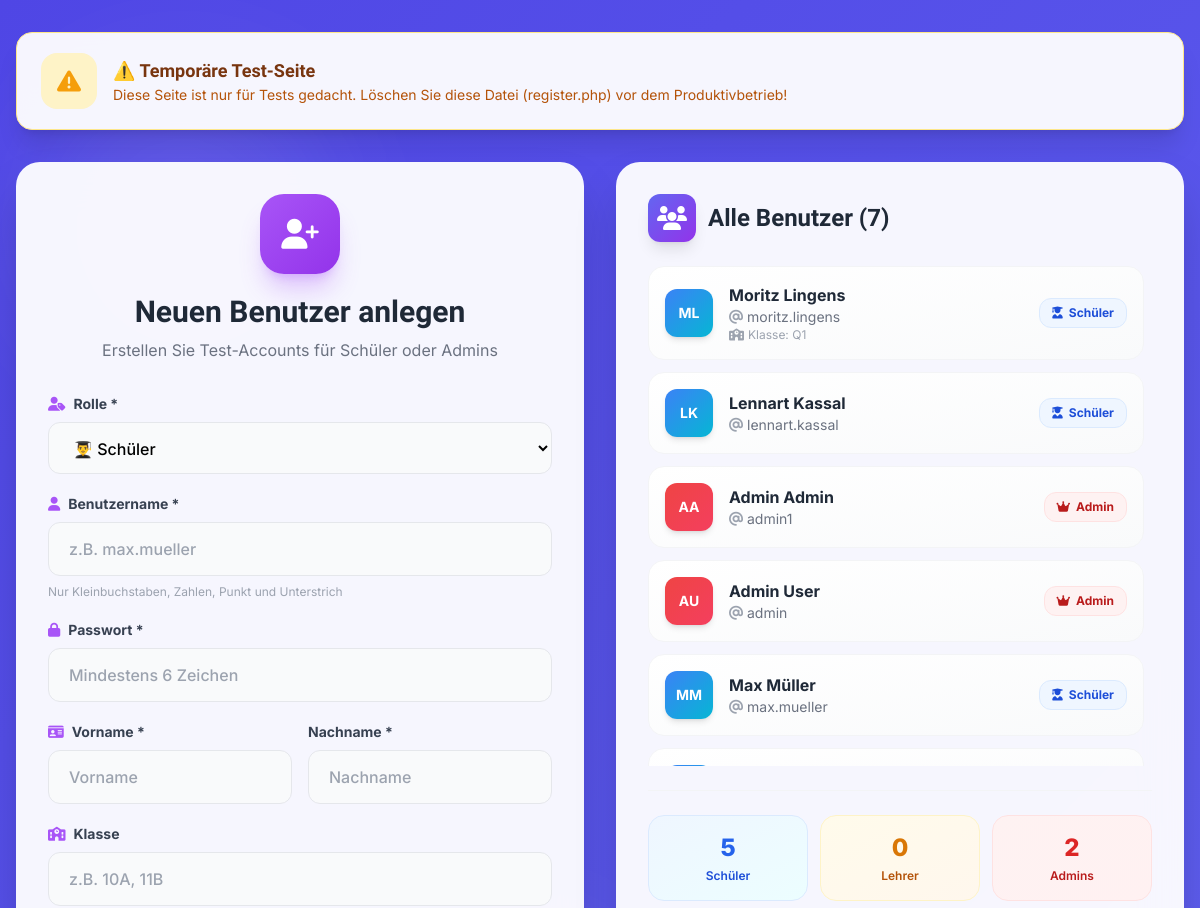
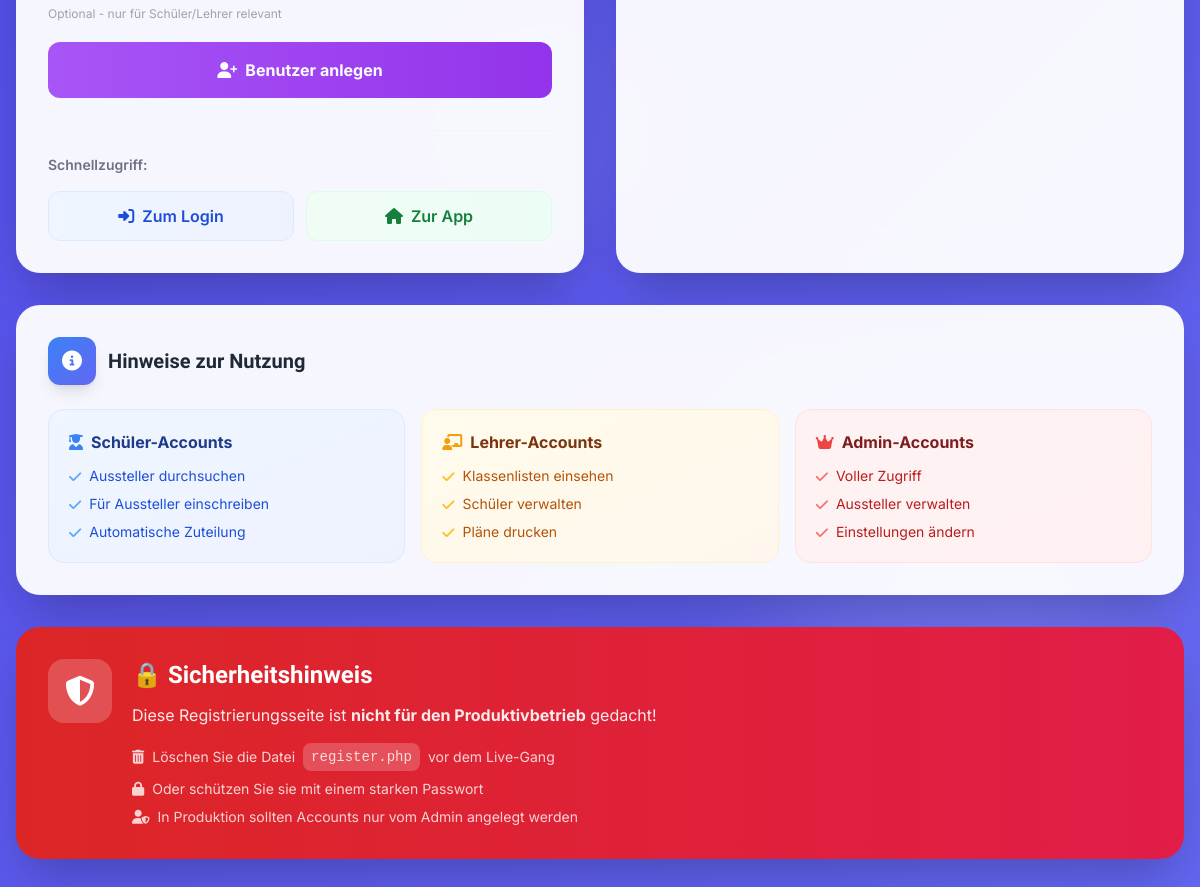
/register.php, run on the app's committed database (2 pictures, top to bottom).
### tables this page shows
CREATE TABLE IF NOT EXISTS `users` (
  `id` int(11) NOT NULL AUTO_INCREMENT,
  `username` varchar(100) NOT NULL,
  `password` varchar(255) NOT NULL,
  `firstname` varchar(100) NOT NULL,
  `lastname` varchar(100) NOT NULL,
  `class` varchar(50) DEFAULT NULL,
  `role` enum('student','admin') DEFAULT 'student',
  `created_at` timestamp NOT NULL DEFAULT current_timestamp(),
  PRIMARY KEY (`id`),
  UNIQUE KEY `username` (`username`)
);

### register.php (the view, shortened to what the rows shown need)
<?php
$db = getDB();
$stmt = $db->query("SELECT id, username, firstname, lastname, class, role, created_at FROM users ORDER BY created_at DESC");
$users = $stmt->fetchAll();
?>
<!DOCTYPE html>
<html lang="de">
<head>
    <script src="https://cdn.tailwindcss.com"></script>
    <link rel="stylesheet" href="https://cdnjs.cloudflare.com/ajax/libs/font-awesome/6.4.0/css/all.min.css">
</head>
<body class="animated-bg min-h-screen py-8 px-4">
    <div class="max-w-7xl mx-auto relative">
        <div class="glass-card border border-amber-200 text-amber-900 px-6 py-5 rounded-2xl shadow-xl mb-8 animate-slideUp">
            <div class="flex items-center gap-4">
                <div>
                    <h2 class="font-bold text-lg font-display">⚠️ Temporäre Test-Seite</h2>
                </div>
            </div>
        </div>
        <div class="grid grid-cols-1 lg:grid-cols-2 gap-8">
            <div class="glass-card rounded-3xl shadow-2xl p-8 animate-slideUp" style="animation-delay: 100ms;">
                <div class="text-center mb-8">
                    <h1 class="text-3xl font-extrabold text-gray-800 font-display mb-2">Neuen Benutzer anlegen</h1>
                </div>
            </div>
            <div class="glass-card rounded-3xl shadow-2xl p-8 animate-slideUp" style="animation-delay: 200ms;">
                <h2 class="text-2xl font-extrabold text-gray-800 font-display mb-6 flex items-center gap-3">
                    <div class="w-12 h-12 bg-gradient-to-br from-indigo-500 to-purple-600 rounded-xl flex items-center justify-center shadow-lg">
                        <i class="fas fa-users text-white"></i>
                    </div>
                    Alle Benutzer (<?php echo count($users); ?>)
                </h2>
                <div class="space-y-3 max-h-[500px] overflow-y-auto pr-2" style="scrollbar-width: thin;">
                    <?php foreach ($users as $index => $user):
                        $roleColors = [
                            'admin' => 'from-red-500 to-rose-500',
                            'teacher' => 'from-amber-500 to-orange-500',
                            'student' => 'from-blue-500 to-cyan-500'
                        ];
                        $roleColor = $roleColors[$user['role']] ?? 'from-gray-500 to-gray-600';
                    ?>
                    <div class="bg-gradient-to-br from-white to-gray-50 border border-gray-100 rounded-2xl p-4 hover:border-accent-200 hover:shadow-lg transition-all duration-300" style="animation-delay: <?php echo $index * 50; ?>ms;">
                        <div class="flex items-center justify-between">
                            <div class="flex items-center gap-4 flex-1 min-w-0">
                                <div class="flex-shrink-0 w-12 h-12 bg-gradient-to-br <?php echo $roleColor; ?> rounded-xl flex items-center justify-center shadow-md">
                                    <span class="font-bold text-sm text-white">
                                        <?php echo strtoupper(substr($user['firstname'], 0, 1) . substr($user['lastname'], 0, 1)); ?>
                                    </span>
                                </div>
                                <div class="flex-1 min-w-0">
                                    <p class="font-bold text-gray-800 truncate">
                                        <?php echo htmlspecialchars($user['firstname'] . ' ' . $user['lastname']); ?>
                                    </p>
                                    <p class="text-sm text-gray-500 truncate">
                                        <i class="fas fa-at mr-1 text-gray-400"></i><?php echo htmlspecialchars($user['username']); ?>
                                    </p>
                                    <?php if (!empty($user['class'])): ?>
                                    <p class="text-xs text-gray-400">
                                        <i class="fas fa-school mr-1"></i>Klasse: <?php echo htmlspecialchars($user['class']); ?>
                                    </p>
                                    <?php endif; ?>
                                </div>
                            </div>
                            <div class="flex-shrink-0 ml-3">
                                <?php if ($user['role'] === 'admin'): ?>
                                    <span class="inline-flex items-center px-3 py-1.5 rounded-xl text-xs font-bold bg-red-50 text-red-700 border border-red-100">
                                        <i class="fas fa-crown mr-1.5"></i>Admin
                                    </span>
                                <?php elseif ($user['role'] === 'teacher'): ?>
                                    <span class="inline-flex items-center px-3 py-1.5 rounded-xl text-xs font-bold bg-amber-50 text-amber-700 border border-amber-100">
                                        <i class="fas fa-chalkboard-teacher mr-1.5"></i>Lehrer
                                    </span>
                                <?php else: ?>
                                    <span class="inline-flex items-center px-3 py-1.5 rounded-xl text-xs font-bold bg-blue-50 text-blue-700 border border-blue-100">
                                        <i class="fas fa-user-graduate mr-1.5"></i>Schüler
                                    </span>
                                <?php endif; ?>
                            </div>
                        </div>
                    </div>
                    <?php endforeach; ?>
                </div>
            </div>
        </div>
    </div>
</body>
</html>

### data on the page
users: firstname+lastname "ML", firstname+lastname "Moritz Lingens", username "moritz.lingens", class "Q1", role "student" (drawn)
users: firstname+lastname "LK", firstname+lastname "Lennart Kassal", username "lennart.kassal", role "student" (drawn)
users: firstname+lastname "AA", firstname+lastname "Admin Admin", username "admin1", role "admin" (drawn)
users: firstname+lastname "AU", firstname+lastname "Admin User", username "admin", role "admin" (drawn)
users: firstname+lastname "MM", firstname+lastname "Max Müller", username "max.mueller", role "student" (drawn)

### other printed values
count($users) "7"
count(array_filter($users, fn($u) => $u['role'] === 'student')) "5"
count(array_filter($users, fn($u) => $u['role'] === 'teacher')) "0"
count(array_filter($users, fn($u) => $u['role'] === 'admin')) "2"
